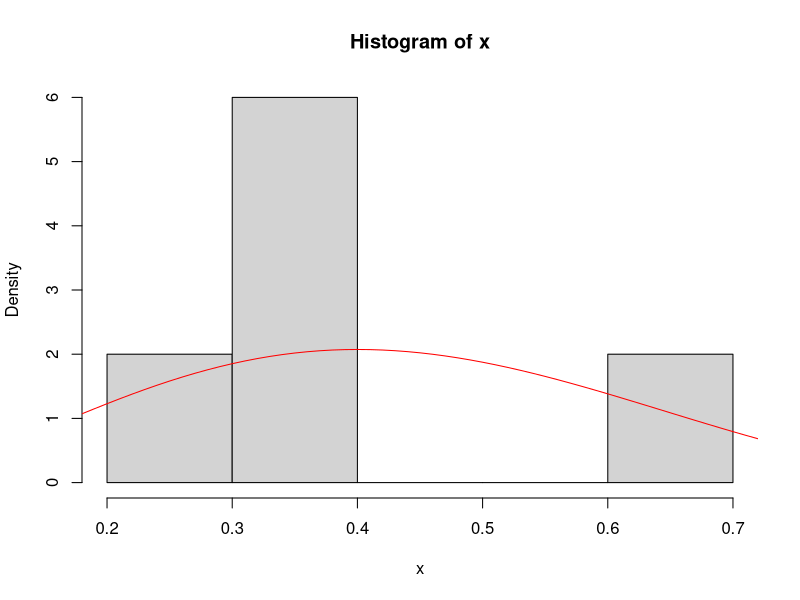
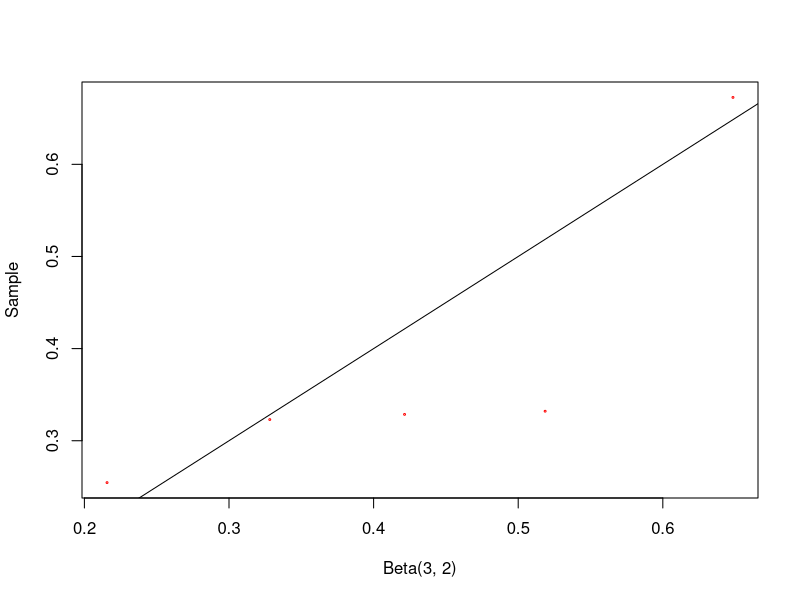

The R script that drew these images, in order:
n = 5
a = 3
b = 4
u = rgamma(n, shape = a, rate =1)
v = rgamma(n, shape = b, rate =1)
x = u / (u + v)
x

r = seq(0, 1, 0.01)
f = dbeta(r, a, b)

hist(x, probability=TRUE)
lines(r, f, col="red")

q = qbeta(ppoints(n), a, b)
qqplot(q, x, cex=0.25, xlab="Beta(3, 2)", ylab=("Sample"), col="red")
abline(0, 1)